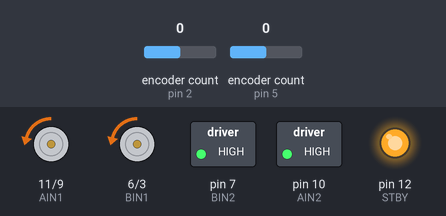
This sketch was run on a simulated Arduino Uno, built with avr-gcc and run on an emulated ATmega328P. On the bench: direction and speed pins drawn as motors (green arrow = direction pin HIGH = forward, orange = LOW = backward, longer = more drive, stopped while the standby pin is LOW), switched loads named in the sketch (green lamp = pin HIGH), output pins drawn as LEDs (lit = HIGH). The test bench sets the inputs (shaded band); at power-on: encoder count (sensors on pin 2, pin 5) 0. What the sketch prints to the serial monitor is not drawn.

Above: at 0.05 s.
At 0.65 s:
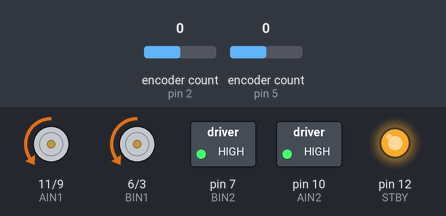
At 1.35 s:
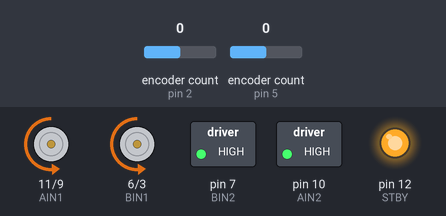
At 2.8 s:
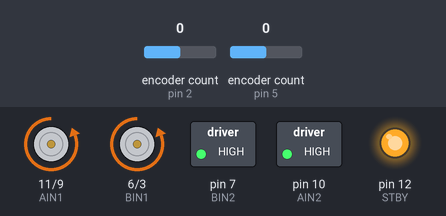
Timing chart, 0 to 4.3 s (numbered marks = the images above):
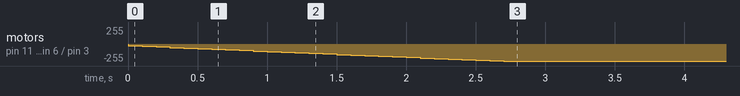

The sketch:

2_dc_motor_speed_control_with_PID.ino
```cpp
#include<Encoder.h> // Adding encoder library
#include <PID_v1.h> // Add PID library

Encoder left_enc(2,0); // Left dc motor encoder output pin is 2.
Encoder right_enc(5,0); //Right dc motor encoder output pin is 5.
const int PWMA = 9;  // TB6612FNG dc motor driver pins
const int AIN1 = 11;
const int AIN2 = 10;
const int STBY = 12;
const int BIN1 = 6;
const int BIN2 = 7;
const int PWMB = 3;
double Setpoint, Input, Output;
//PID gain parameters
double Kp1=0.185, Ki1=0.875, Kd1=0.0125;
PID myPID1(&Input, &Output, &Setpoint, Kp1, Ki1, Kd1, DIRECT);


void setup() {
 float Input1  = 0;
  float Input2 = 0;
  Setpoint = 100; // Desired RPM values

  //turn the PID on
  myPID1.SetMode(AUTOMATIC);

  // put your setup code here, to run once:
  Serial.begin(9600);
  Serial.println("Starting...");
  pinMode(PWMA,OUTPUT);
  pinMode(AIN1,OUTPUT);
  pinMode(AIN2,OUTPUT);
  pinMode(PWMB,OUTPUT);
  pinMode(BIN1,OUTPUT);
  pinMode(BIN2,OUTPUT);
  pinMode(STBY,OUTPUT);
  digitalWrite(STBY,HIGH);
  digitalWrite(AIN1,LOW);
  digitalWrite(AIN2,HIGH);
  digitalWrite(BIN1,LOW);
  digitalWrite(BIN2,HIGH);

}
//right dc motor is A left dc motor is B.
float start;
float start_2;
float stop_2=0;
float diff_2;
float stop_=0;
float diff;
float rpm = 0;
float rpm2=0;
long oldPosition  = -999;
long oldPosition2 = -999;
int counter=0;
int counter2 = 0;
int dev;
int pwm=150;
int PWM_B;
int PWM_A;
void loop() {
  start = millis();

  long newPosition = right_enc.read();

  if (newPosition != oldPosition) {
    oldPosition = newPosition;
    counter++;
    if(counter%40==0){
      diff = start-stop_;
      rpm=1/(diff/60000);
      stop_=start;
  Serial.print("right :\t");Serial.print(rpm);
       Serial.println();
      }
  }
    long newPosition2 = left_enc.read();
    start_2 = millis();

  if(newPosition2!=oldPosition2){
    oldPosition2 = newPosition2;
    counter2++;

    if(counter2%40==0){

      diff_2=start_2-stop_2;

      rpm2=1/(diff_2/60000);
      stop_2=start_2;
   Serial.print("left : \t");Serial.print(rpm2);
    Serial.println();
      }


    }

   left(rpm2);
   right(rpm);

  analogWrite(PWMB,PWM_B);
  analogWrite(PWMA, PWM_A);
}

void right(int input_1 )
{
  Input = input_1;
  myPID1.Compute();
  PWM_B=Output;

}


void left(int input_2 )
{
  Input = input_2;
  myPID1.Compute();
  PWM_A=Output;

}
```

Measured:
- by itself, motor on pin 11 (AIN1) / pin 9 (PWMA), motor on pin 6 (BIN1) / pin 3 (PWMB): moves from stopped to backward 255/255 over 2.7 s
